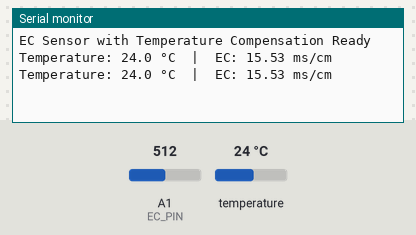
The sketch below on a simulated Arduino Uno, built with avr-gcc and run on an emulated ATmega328P. On the bench: the last lines printed to the serial monitor. Inputs (shaded band) come from the test bench; at power-on: temperature 24 °C, A1 (EC_PIN) = 512.

Above: at 2.8 s.
2.9 s: temperature set to 12 °C
At 4.2 s:
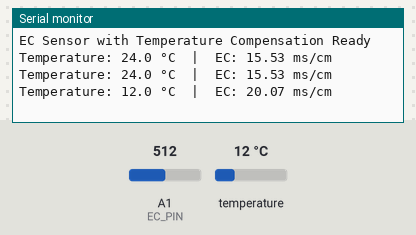
4.4 s: A1 (EC_PIN) set to 716
At 5.4 s:
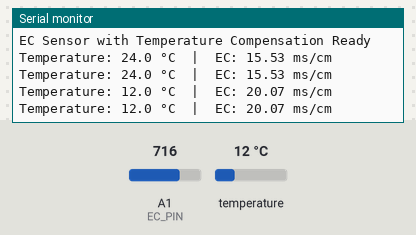
5.9 s: temperature set to 19 °C
At 5.9 s:
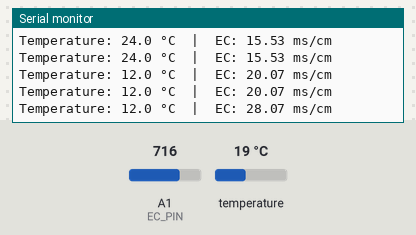
7.4 s: A1 (EC_PIN) set to 900
At 8.6 s:
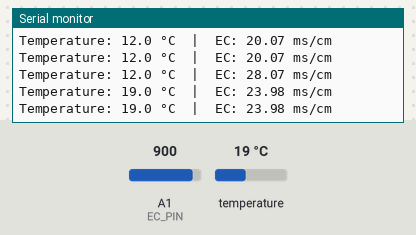
Timing chart, 0 to 9.9 s (numbered marks = the images above; inputs shaded):
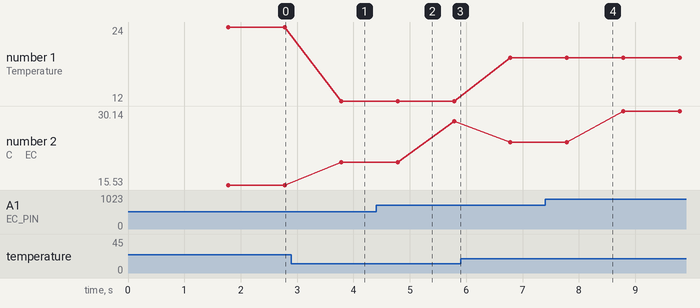

The sketch:

calibrateEC_withTEMP.ino
```cpp
#include "DFRobot_EC.h"
#include <EEPROM.h>
#include <OneWire.h>
#include <DallasTemperature.h>

// EC Sensor Pin
#define EC_PIN A1

// DS18B20 Sensor Pin
#define ONE_WIRE_BUS 2

// OneWire and DallasTemperature setup
OneWire oneWire(ONE_WIRE_BUS);
DallasTemperature sensors(&oneWire);

// Variables for EC and temperature
float voltage, ecValue, temperature = 25.0;
DFRobot_EC ec;

void setup()
{
  // Initialize Serial Communication
  Serial.begin(115200);

  // Initialize DS18B20 Temperature Sensor
  sensors.begin();

  // Initialize EC Sensor
  ec.begin();

  Serial.println("EC Sensor with Temperature Compensation Ready");
}

void loop()
{
  static unsigned long timepoint = millis();
  if (millis() - timepoint > 1000U)  // Time interval: 1s
  {
    timepoint = millis();

    // Read voltage from EC sensor
    voltage = analogRead(EC_PIN) / 1024.0 * 5000;

    // Read temperature from DS18B20
    temperature = readTemperature();

    // Convert voltage to EC with temperature compensation
    ecValue = ec.readEC(voltage, temperature);

    // Print results to Serial Monitor
    Serial.print("Temperature: ");
    Serial.print(temperature, 1);
    Serial.print(" °C  |  EC: ");
    Serial.print(ecValue, 2);
    Serial.println(" ms/cm");
  }

  // Calibration process via Serial Commands
  ec.calibration(voltage, temperature);
}

float readTemperature()
{
  // Request temperature readings from DS18B20
  sensors.requestTemperatures();

  // Return temperature in Celsius
  return sensors.getTempCByIndex(0);
}
```

Measured:
- after the input at 2.9 s, the serial monitor: prints a new line after 0.88 s (image 1)
- plotted number 1: 24 → 12 after the input at 2.9 s, 12 → 19 after the input at 5.9 s
- plotted number 2: 15.53 → 20.07 after the input at 2.9 s, 20.07 → 28.07 after the input at 4.4 s, 28.07 → 23.98 after the input at 5.9 s, 23.98 → 30.14 after the input at 7.4 s
